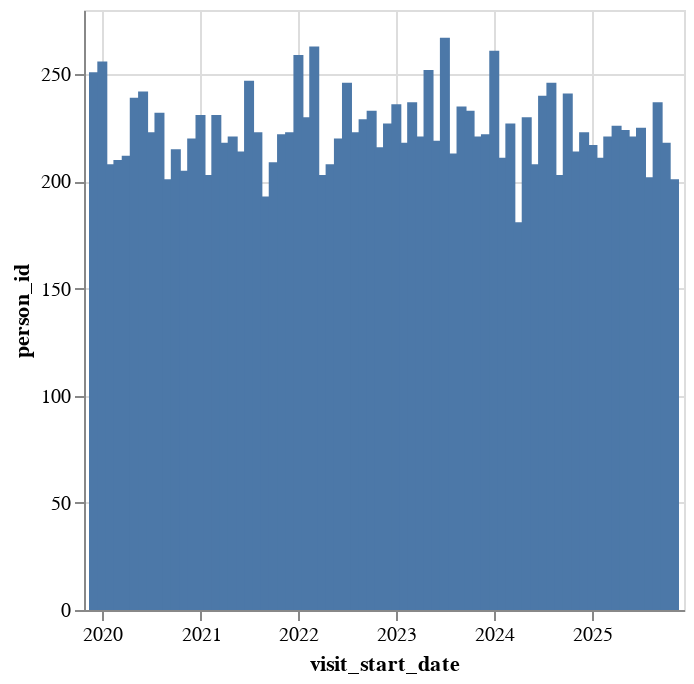

The code cell stored with this chart in its notebook:
### Markdown cell above
<a id="prepro_visits"></a>
## 2.2 Pre-processing administrative data related to patients' pathways

### Code cell
df_visit['visit_start_date'] = df_visit['visit_start_datetime'].dt.strftime('%Y-%m')
visit_start_dates_summary = df_visit.groupby("visit_start_date", as_index=False).person_id.count()
alt.Chart(visit_start_dates_summary).mark_bar().encode(
    alt.X('visit_start_date:T', scale=alt.Scale(padding=5)),
    y='person_id:Q'
)

### Figure 1 — Vega-Lite specification as saved in the notebook (floating-point values rounded to 4 significant figures)
{"config": {"view": {"continuousWidth": 300, "continuousHeight": 300}}, "data": {"name": "data-3c36ca9f27ad4a2ade7b8595d872d16f"}, "mark": {"type": "bar"}, "encoding": {"x": {"field": "visit_start_date", "scale": {"padding": 5}, "type": "temporal"}, "y": {"field": "person_id", "type": "quantitative"}}, "$schema": "https://vega.github.io/schema/vega-lite/v5.8.0.json", "datasets": {"data-3c36ca9f27ad4a2ade7b8595d872d16f": [{"visit_start_date": "2019-12", "person_id": 251}, {"visit_start_date": "2020-01", "person_id": 256}, {"visit_start_date": "2020-02", "person_id": 208}, {"visit_start_date": "2020-03", "person_id": 210}, {"visit_start_date": "2020-04", "person_id": 212}, {"visit_start_date": "2020-05", "person_id": 239}, {"visit_start_date": "2020-06", "person_id": 242}, {"visit_start_date": "2020-07", "person_id": 223}, {"visit_start_date": "2020-08", "person_id": 232}, {"visit_start_date": "2020-09", "person_id": 201}, {"visit_start_date": "2020-10", "person_id": 215}, {"visit_start_date": "2020-11", "person_id": 205}, {"visit_start_date": "2020-12", "person_id": 220}, {"visit_start_date": "2021-01", "person_id": 231}, {"visit_start_date": "2021-02", "person_id": 203}, {"visit_start_date": "2021-03", "person_id": 231}, {"visit_start_date": "2021-04", "person_id": 218}, {"visit_start_date": "2021-05", "person_id": 221}, {"visit_start_date": "2021-06", "person_id": 214}, {"visit_start_date": "2021-07", "person_id": 247}, {"visit_start_date": "2021-08", "person_id": 223}, {"visit_start_date": "2021-09", "person_id": 193}, {"visit_start_date": "2021-10", "person_id": 209}, {"visit_start_date": "2021-11", "person_id": 222}, {"visit_start_date": "2021-12", "person_id": 223}, {"visit_start_date": "2022-01", "person_id": 259}, {"visit_start_date": "2022-02", "person_id": 230}, {"visit_start_date": "2022-03", "person_id": 263}, {"visit_start_date": "2022-04", "person_id": 203}, {"visit_start_date": "2022-05", "person_id": 208}, {"visit_start_date": "2022-06", "person_id": 220}, {"visit_start_date": "2022-07", "person_id": 246}, {"visit_start_date": "2022-08", "person_id": 223}, {"visit_start_date": "2022-09", "person_id": 229}, {"visit_start_date": "2022-10", "person_id": 233}, {"visit_start_date": "2022-11", "person_id": 216}, {"visit_start_date": "2022-12", "person_id": 227}, {"visit_start_date": "2023-01", "person_id": 236}, {"visit_start_date": "2023-02", "person_id": 218}, {"visit_start_date": "2023-03", "person_id": 237}, {"visit_start_date": "2023-04", "person_id": 221}, {"visit_start_date": "2023-05", "person_id": 252}, {"visit_start_date": "2023-06", "person_id": 219}, {"visit_start_date": "2023-07", "person_id": 267}, {"visit_start_date": "2023-08", "person_id": 213}, {"visit_start_date": "2023-09", "person_id": 235}, {"visit_start_date": "2023-10", "person_id": 233}, {"visit_start_date": "2023-11", "person_id": 221}, {"visit_start_date": "2023-12", "person_id": 222}, {"visit_start_date": "2024-01", "person_id": 261}, {"visit_start_date": "2024-02", "person_id": 211}, {"visit_start_date": "2024-03", "person_id": 227}, {"visit_start_date": "2024-04", "person_id": 181}, {"visit_start_date": "2024-05", "person_id": 230}, {"visit_start_date": "2024-06", "person_id": 208}, {"visit_start_date": "2024-07", "person_id": 240}, {"visit_start_date": "2024-08", "person_id": 246}, {"visit_start_date": "2024-09", "person_id": 203}, {"visit_start_date": "2024-10", "person_id": 241}, {"visit_start_date": "2024-11", "person_id": 214}, {"visit_start_date": "2024-12", "person_id": 223}, {"visit_start_date": "2025-01", "person_id": 217}, {"visit_start_date": "2025-02", "person_id": 211}, {"visit_start_date": "2025-03", "person_id": 221}, {"visit_start_date": "2025-04", "person_id": 226}, {"visit_start_date": "2025-05", "person_id": 224}, {"visit_start_date": "2025-06", "person_id": 221}, {"visit_start_date": "2025-07", "person_id": 225}, {"visit_start_date": "2025-08", "person_id": 202}, {"visit_start_date": "2025-09", "person_id": 237}, {"visit_start_date": "2025-10", "person_id": 218}, {"visit_start_date": "2025-11", "person_id": 201}]}}
